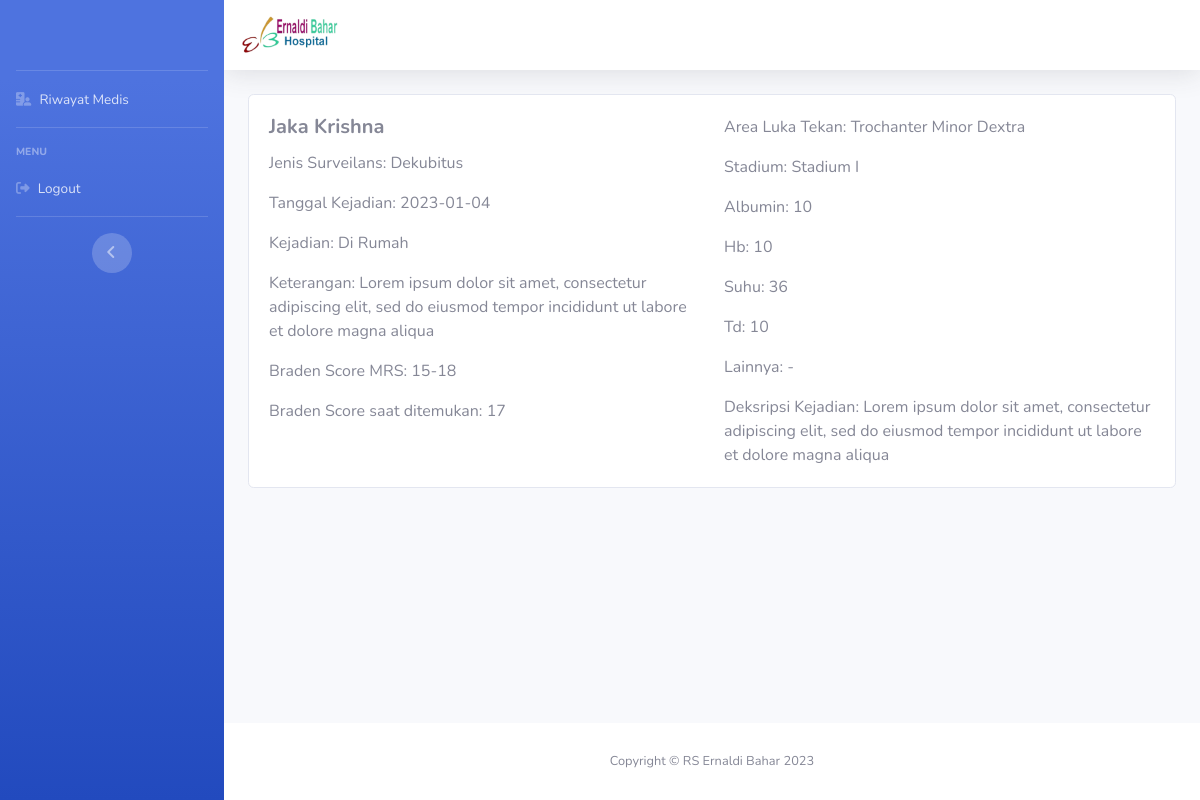
/perawat/seeDekubitus/1, run on the app's committed database.
### tables this page shows
CREATE TABLE `dekubitus` (
  `id` int(11) NOT NULL,
  `nama_pasien` varchar(128) NOT NULL,
  `jenis_surveilans` varchar(128) NOT NULL,
  `tgl_kejadian` date NOT NULL,
  `kejadian` varchar(128) NOT NULL,
  `keterangan` text NOT NULL,
  `braden_score` varchar(128) NOT NULL,
  `bradenscore_ditemukan` varchar(128) NOT NULL,
  `area_lukatekan` varchar(128) NOT NULL,
  `stadium` varchar(128) NOT NULL,
  `albumin` varchar(10) NOT NULL,
  `hb` varchar(10) NOT NULL,
  `suhu` varchar(10) NOT NULL,
  `td` varchar(10) NOT NULL,
  `lainnya` varchar(10) NOT NULL,
  `deskripsi_kejadian` text NOT NULL
);

### application/controllers/Perawat.php (called while the page is built, shortened)
<?php
class Perawat extends CI_Controller
{
    public function __construct()
    {
        $this->load->model('Dashboard_m');
        $this->load->model('Perawat_m');
        $this->load->helper('url');
    }
    public function seeDekubitus($id)
    {
        $where = array('id' => $id);
        $data['dekubitus'] = $this->Perawat_m->seeData($where, 'dekubitus')->result_array();
        $this->load->view('template/dashboard_header');
        $this->load->view('perawat/detail-dekubitus', $data);
        $this->load->view('template/dashboard_footer');
    }
}

### index.php (called while the page is built, shortened)
<?php
require_once BASEPATH.'core/CodeIgniter.php';

### application/models/Perawat_m.php (called while the page is built, shortened)
<?php
class Perawat_m extends CI_Model
{
    public function seeData($where, $table)
    {
        return $this->db->get_where($table, $where);
    }
}

### application/views/perawat/detail-dekubitus.php (the view)
<div class="container-fluid">
    <div class="card w-auto">
        <div class="card-body">
            <div class="row">
                <?php foreach ($dekubitus as $p) : ?>
                    <div class="col-6">
                        <h5 class="card-title" style="font-weight: bold;"><?= $p['nama_pasien'] ?></h5>
                        <p class="card-text">Jenis Surveilans: <?= $p['jenis_surveilans'] ?></p>
                        <p class="card-text">Tanggal Kejadian: <?= $p['tgl_kejadian'] ?></p>
                        <p class="card-text">Kejadian: <?= $p['kejadian'] ?></p>
                        <p class="card-text">Keterangan: <?= $p['keterangan'] ?></p>
                        <p class="card-text">Braden Score MRS: <?= $p['braden_score'] ?></p>
                        <p class="card-text">Braden Score saat ditemukan: <?= $p['bradenscore_ditemukan'] ?></p>
                    </div>
                    <div class="col-6">
                        <p class="card-text">Area Luka Tekan: <?= $p['area_lukatekan'] ?></p>
                        <p class="card-text">Stadium: <?= $p['stadium'] ?></p>
                        <p class="card-text">Albumin: <?= $p['albumin'] ?></p>
                        <p class="card-text">Hb: <?= $p['hb'] ?></p>
                        <p class="card-text">Suhu: <?= $p['suhu'] ?></p>
                        <p class="card-text">Td: <?= $p['td'] ?></p>
                        <p class="card-text">Lainnya: <?= $p['lainnya'] ?></p>
                        <p class="card-text">Deksripsi Kejadian: <?= $p['deskripsi_kejadian'] ?></p>
                    </div>
                <?php endforeach; ?>
            </div>
        </div>
    </div>
</div>
</div>

### data on the page
dekubitus: nama_pasien "Jaka Krishna", jenis_surveilans "Dekubitus", tgl_kejadian "2023-01-04", kejadian "Di Rumah", keterangan "Lorem ipsum dolor sit amet, consectetur adipiscing elit, sed do eiusmod tempor incididunt ut labore et dolore magna aliqua", braden_score "15-18", bradenscore_ditemukan "17", area_lukatekan "Trochanter Minor Dextra", stadium "Stadium I", albumin "10", hb "10", suhu "36", td "10", lainnya "-", deskripsi_kejadian "Lorem ipsum dolor sit amet, consectetur adipiscing elit, sed do eiusmod tempor incididunt ut labore et dolore magna aliqua"
